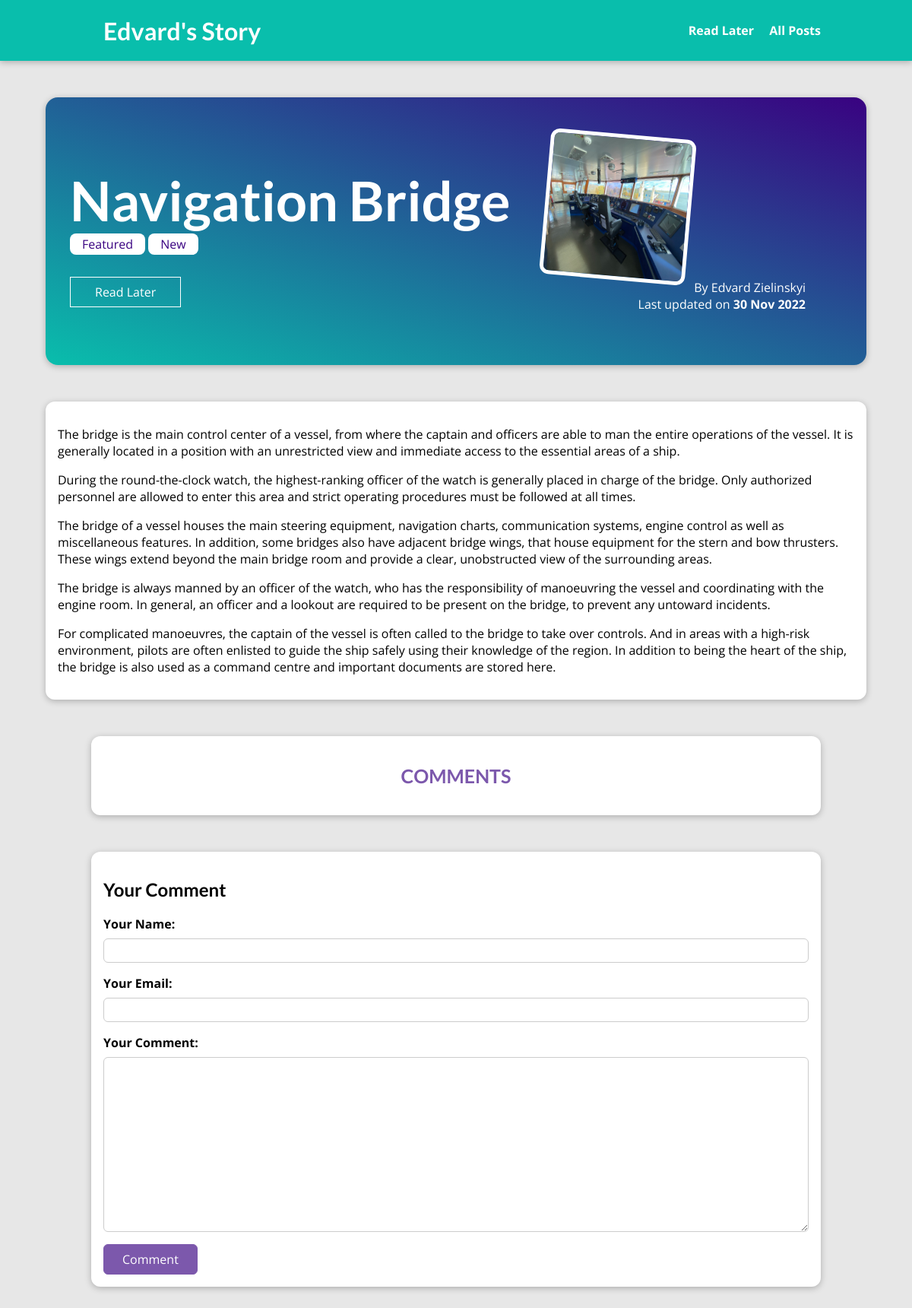
/posts/navigation-bridge, run on the app's committed database.
### blog/models.py (models this page shows, shortened)
class Post(models.Model):
    title = models.CharField(max_length=150)
    excerpt = models.CharField(max_length=300)
    image = models.ImageField(upload_to="posts", null=True)
    date = models.DateField(auto_now=True)
    slug = models.SlugField(unique=True, db_index=True)
    content = models.TextField()
    author = models.ForeignKey(Author, on_delete=models.SET_NULL, null=True, related_name="pots")
    tag = models.ManyToManyField(Tag)

class Tag(models.Model):
    caption = models.CharField(max_length=100)

class Author(models.Model):
    first_name = models.CharField(max_length=100)
    last_name = models.CharField(max_length=100)
    emil_address = models.EmailField(max_length=100)
    def full_name(self):
        return f"{self.first_name} {self.last_name}"
    def __str__(self):
        return self.full_name()

### blog/views.py (the view, shortened to what this page needs)
# urls.py: path('posts/<slug:slug>', views.PostDetail.as_view(), name='post_detail_page'),
class PostDetail(View):
    def is_stored_post(self, request, post_id):
        stored_posts = request.session.get("stored_posts")
        if stored_posts is not None:
            is_saved_for_later = post_id in stored_posts
        else:
            is_saved_for_later = False
        return is_saved_for_later
    def get(self, request, slug):
        ident_post = Post.objects.get(slug=slug)
        context = {
            "post": ident_post,
            "post_tags": ident_post.tag.all(),
            "comment": CommentForm(),
            "all_comments": ident_post.comments.all().order_by("-id"),
            "saved_for_later": self.is_stored_post(request, ident_post.id),
        }
        return render(request, "blog/post-detail.html", context)

### blog/forms.py
class CommentForm(forms.ModelForm):
    class Meta:
        model = Comment
        exclude = ["post"]
        labels = {
            "user_name": "Your Name",
            "user_email": "Your Email",
            "text": "Your Comment"
        }

### blog/templates/blog/post-detail.html (shortened to what this page needs)
{% extends 'base.html' %}
{% load static %}
{% block css_files %}
    <link rel="stylesheet" href="{% static "blog/post-detail.css" %}" />
{% endblock %}
{% block content %}
    <section id='summary'>
        <h2>{{ post.title }}</h2>
        <div>
            {% for tagg in post_tags %}
                <span class="tag">{{ tagg.caption }}</span>
            {% endfor %}
        </div>
        <div id="read-later">
            <form action="{% url 'read-later' %}" method="POST">
                <button>
                    {% if saved_for_later %}
                        Remove from "Read Later" List
                    {% else %}
                        Read Later
                    {% endif %}
                </button>
            </form>
        </div>
        <article>
            <img src="{{ post.image.url }}" alt="{{ post.title }}"/>
            <adress>By <a href="mailto:{{ post.author.emil_address }}">{{ post.author }}</a></adress>
            <div>
                Last updated on <time>{{ post.date|date:'d M Y' }}</time>
            </div>
        </article>
    </section>
    <main>
        {{ post.content|linebreaks }}
    </main>
    <section id="comments">
        <div class="comment-name">
        <h1>COMMENTS</h1>
        </div>
    </section>
    <section id="comment-form">
        <h2>Your Comment</h2>
        <form action="{% url "post_detail_page" post.slug %}" method="POST">
            {% for field in comment %}
                <div class="form-control {% if field.errors %}invalid{% endif %}">
                    {{ field.label_tag }}
                    {{ field }}
                </div>
            {% endfor %}
            <button>Comment</button>
        </form>
    </section>
{% endblock %}

### static/app.css (style rules this page uses)
* { box-sizing: border-box; }
html { font-family: 'Open Sans', 'Lato', sans-serif; }
body { margin: 0; }
h1, h2, h3 { font-family: 'Lato', sans-serif; font-weight: bold; }

### blog/static/blog/post-detail.css (style rules this page uses)
body { background-color: #e7e7e7; }
#summary { margin: 8rem auto 3rem auto; padding: 2rem; width: 90%; max-width: 90rem; border-radius: 16px; background: linear-gradient(to right top, #09beac, #390281); position: relative; box-shadow: 0 2px 8px rgba(0, 0, 0, 0.25); height: 22rem; }
#summary h2 { color: white; font-size: 4.5rem; margin-bottom: 0.25rem; }
#summary article { position: absolute; top: 2rem; right: 3rem; padding: 1rem 2rem; border-radius: 12px; text-align: right; color: white; }
#summary article img { width: 12rem; height: 12rem; border-radius: 12px; transform: rotateZ(5deg); border: 5px solid white; margin-bottom: 1rem; }
#summary a { color: white; text-decoration: none; }
#summary time { font-weight: bold; }
#read-later { margin: 2rem 0; }
#read-later button { background-color: transparent; border: 1px solid white; padding: 0.5rem 2rem; font: inherit; color: white; cursor: pointer; }
main { width: 90%; max-width: 90rem; margin: 3rem auto; background-color: white; padding: 1rem; border-radius: 12px; box-shadow: 0 2px 8px rgba(0, 0, 0, 0.25); }
.tag { background-color: white; color: #390281; padding: 0.2rem 1rem; border-radius: 8px; }
#comment-form { margin: 3rem auto; width: 90%; max-width: 60rem; border-radius: 12px; background-color: white; box-shadow: 0 2px 8px rgba(0, 0, 0, 0.25); padding: 1rem; }
#comment-form button { font: inherit; background-color: #7c58ac; color: white; border: 1px solid #7c58ac; padding: 0.5rem 1.5rem; border-radius: 6px; cursor: pointer; }
.form-control { margin-bottom: 1rem; }
.form-control label { font-weight: bold; margin-bottom: 0.5rem; display: block; }
.form-control input, .form-control textarea { display: block; width: 100%; font: inherit; padding: 0.25rem; border-radius: 6px; border: 1px solid #ccc; }
#comments { margin: 3rem auto; width: 90%; max-width: 60rem; border-radius: 12px; background-color: white; box-shadow: 0 2px 8px rgba(0, 0, 0, 0.25); padding: 1rem 2rem; }
#comments h1 { font-size: 25px; color: #7c58ac; display: flex; justify-content: center; }

### data on the page
Post: title "Navigation Bridge", image (picture), author "Edvard Zielinskyi", date "30 Nov 2022", content "The bridge is the main control center of a vessel, from where the captain and officers are able to man the entire operations of the vessel. It is generally located in a position with an unrestricted view and immediate access to the essential areas of a ship. During the round-the-clock watch, the highest-ranking officer of the watch is generally placed in charge of the bridge. Only authorized personnel are allowed to enter this area and strict operating procedures must be followed at all times. The bridge of a vessel houses the main steering equipment, navigation charts, communication systems, engine control as well as miscellaneous features. In addition, some bridges also have adjacent…"
Tag: caption "Featured"
Tag: caption "New"

### other printed values
{{ field.label_tag }} "Your Name:" "Your Email:" "Your Comment:"
